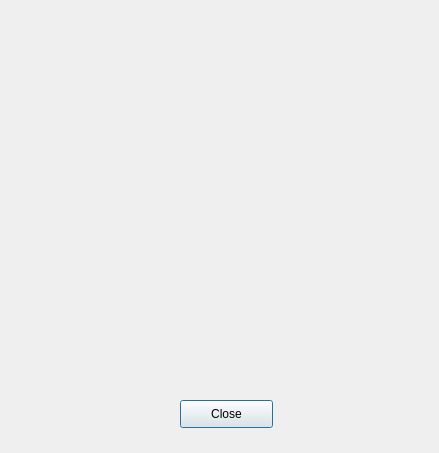
<?xml version="1.0" encoding="UTF-8"?>
<ui version="4.0">
 <class>LeadBoard</class>
 <widget class="QDialog" name="LeadBoard">
  <property name="geometry">
   <rect>
    <x>0</x>
    <y>0</y>
    <width>439</width>
    <height>453</height>
   </rect>
  </property>
  <property name="windowTitle">
   <string>Dialog</string>
  </property>
  <widget class="QPushButton" name="closeLeadBoardButton">
   <property name="geometry">
    <rect>
     <x>180</x>
     <y>400</y>
     <width>93</width>
     <height>28</height>
    </rect>
   </property>
   <property name="text">
    <string>Close</string>
   </property>
  </widget>
  <widget class="QWidget" name="verticalLayoutWidget">
   <property name="geometry">
    <rect>
     <x>20</x>
     <y>30</y>
     <width>401</width>
     <height>361</height>
    </rect>
   </property>
   <layout class="QVBoxLayout" name="leadersList"/>
  </widget>
 </widget>
 <resources/>
 <connections/>
</ui>
